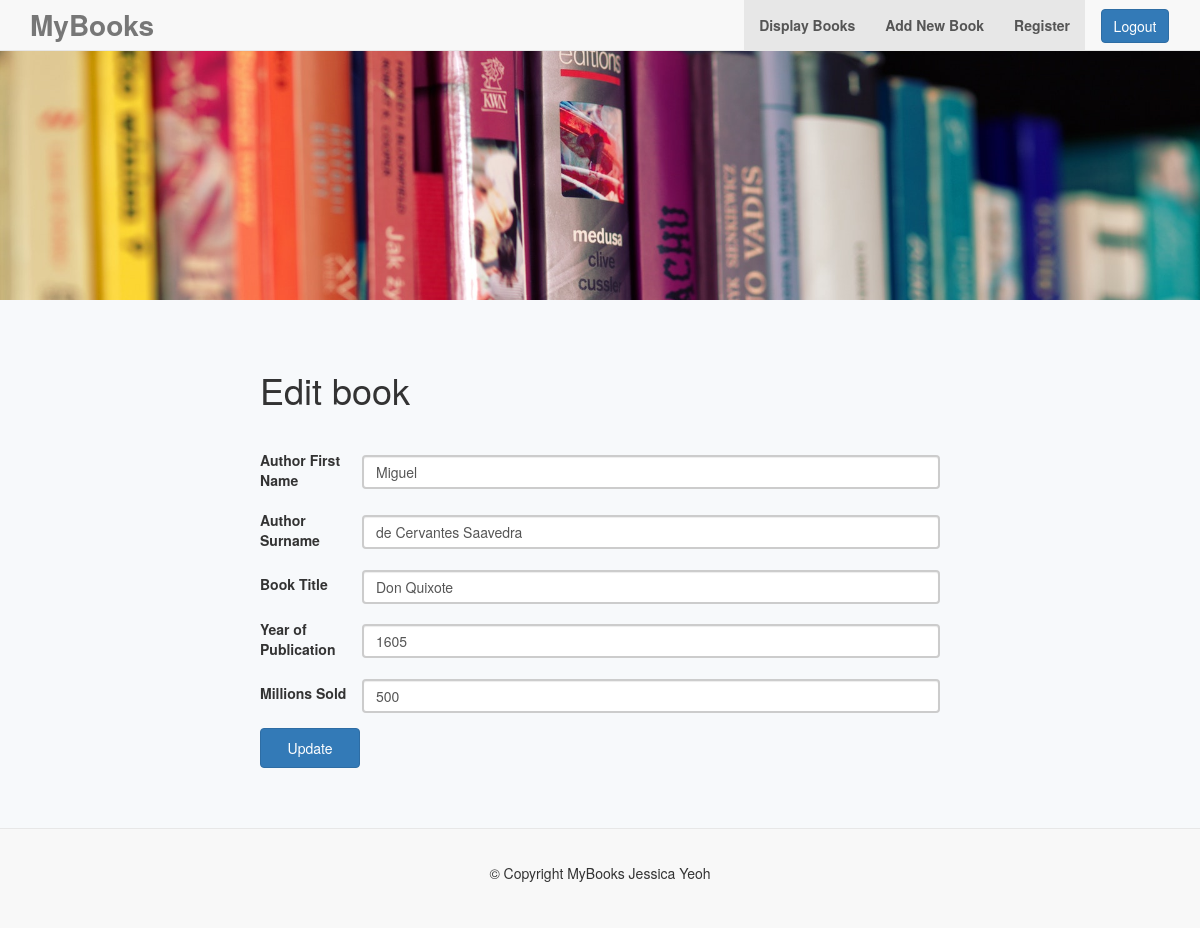
Screenshot of /view/html/edit.php?BookID=1 (signed in) with the database file from the repository.
### tables this page shows
CREATE TABLE `book` (
  `BookID` int(10) UNSIGNED NOT NULL,
  `BookTitle` varchar(255) NOT NULL,
  `OriginalTitle` varchar(255) DEFAULT NULL,
  `YearofPublication` int(4) NOT NULL DEFAULT '0',
  `Genre` varchar(30) NOT NULL,
  `MillionsSold` int(10) UNSIGNED NOT NULL,
  `LanguageWritten` varchar(30) NOT NULL,
  `imageURL` varchar(500) NOT NULL,
  `AuthorID` int(10) UNSIGNED NOT NULL,
  `DateCreated` datetime NOT NULL DEFAULT CURRENT_TIMESTAMP
);

CREATE TABLE `author` (
  `AuthorID` int(10) UNSIGNED NOT NULL,
  `Name` varchar(30) NOT NULL,
  `Surname` varchar(30) NOT NULL,
  `Nationality` varchar(30) NOT NULL,
  `BirthYear` int(4) UNSIGNED NOT NULL,
  `DeathYear` int(4) UNSIGNED DEFAULT NULL
);

### model/db_functions.php (called while the page is built, shortened)
<?php
function getBooks($book_ID){
  GLOBAL $conn;
  $updateBooks = "SELECT * FROM book inner join author on book.authorID = author.authorID WHERE BookID = :bid;";
  $stmt = $conn->prepare($updateBooks);
  $stmt->bindParam(':bid', $book_ID, PDO::PARAM_INT);
  $stmt->execute();
  return $result = $stmt->fetch(PDO::FETCH_ASSOC);
};
?>

### view/html/edit.php (the view, shortened to what this page needs)
<?php
include '../../model/db.php';
include '../../model/db_functions.php';
include 'head.php';
include 'header.php';
include 'nav.php';
$bookID = $_GET['BookID'];
$updateBooks = getBooks($bookID);
$authorName = $updateBooks['Name'];
$authorSurname = $updateBooks['Surname'];
$bookTitle = $updateBooks['BookTitle'];
$yearOfPublication = $updateBooks['YearofPublication'];
$millionsSold = $updateBooks['MillionsSold'];
?>
<form id="update_form" method="POST" action="../../controller/update_processing.php?BookID=<?php echo $bookID;?>">
<h1> Edit book</h1>
      <div class="form-group">
        <label for="author_name">Author First Name</label>
        <input id="author_name" type="text" class="form-control" name="author_name" value="<?php echo $authorName; ?>" required autofocus pattern="^\p{Lu}\p{L}+(?:[\s,.'-]\p{L}+)?$" oninvalid="setCustomValidity('Incorrect format! First letter must be uppercase.')" oninput="setCustomValidity('')">
      </div>
      <div class="form-group">
        <label for="author_surname">Author Surname</label>
        <input id="author_surname" type="text" class="form-control" name="author_surname" value="<?php echo $authorSurname; ?>" required autofocus pattern="^\p{Lu}\p{L}+(?:[\s,.'-]\p{L}+)?$" oninvalid="setCustomValidity('Incorrect format! First letter must be uppercase.')" oninput="setCustomValidity('')">
      </div>
      <div class="form-group">
        <label for="book_title">Book Title</label>
        <input id="book_title" type="text" class="form-control" name="book_title" value="<?php echo $bookTitle; ?>" required autofocus pattern="^[A-Z][a-zA-Z0-9-_\. ]{1,100}$" oninvalid="setCustomValidity('Incorrect format! First letter must be uppercase.')" oninput="setCustomValidity('')">
      </div>
      <div class="form-group">
        <label for="year">Year of Publication</label>
        <input id="year" type="text" class="form-control" name="year" value="<?php echo $yearOfPublication; ?>" required autofocus pattern="[0-9]{4}" oninvalid="setCustomValidity('Please enter 4 numbers as a year')" oninput="setCustomValidity('')">
      </div>
      <div class="form-group">
        <label for="sold">Millions Sold</label>
        <input id="sold" type="text" class="form-control" name="sold" value="<?php echo $millionsSold; ?>" required autofocus pattern="[0-9]{1,3}" oninvalid="setCustomValidity('Invalid format')" oninput="setCustomValidity('')">
      </div>
      <input type="submit" value="Update" id="edit_button" class="btn btn-primary btn-block" name="Update"/>
</form>
<?php
include 'footer.php';
?>
</body>
</html>

### view/css/mybooks.css (style rules this page uses)
html, body { width: 100%; height: 100%; }
body.my-login-page { background-color: #f7f9fb; font-size: 14px; width: 100%; height: 100%; display: flex; flex-wrap: wrap; }
.my-login-page .form-control { border-width: 2.3px; }
.my-login-page .form-group label { width: 100%; }
.my-login-page .btn.btn-block { padding: 12px 10px; }
#add_newbook, #update_form { position: relative; top: 50px; width: 60%; min-width: 300px; margin: 0 auto; padding: 20px; }
#update_form { position: relative; top: 30px; margin-bottom: 30px; }
#update_form h1 { margin-bottom: 40px; }
#add_newbook .form-group, #update_form .form-group { display: inline-flex; width: 100%; align-items: center; }
#add_newbook .form-group label, #update_form .form-group label { width: 15%; min-width: 100px; }
#add_newbook .form-group input, #update_form .form-group input { width: 85%; }
#edit_button, #add_button { width: 100px; height: 40px; padding: 0; }

### rows the page displays
book: author_name "Miguel", author_surname "de Cervantes Saavedra", book_title "Don Quixote", year "1605", sold "500"
